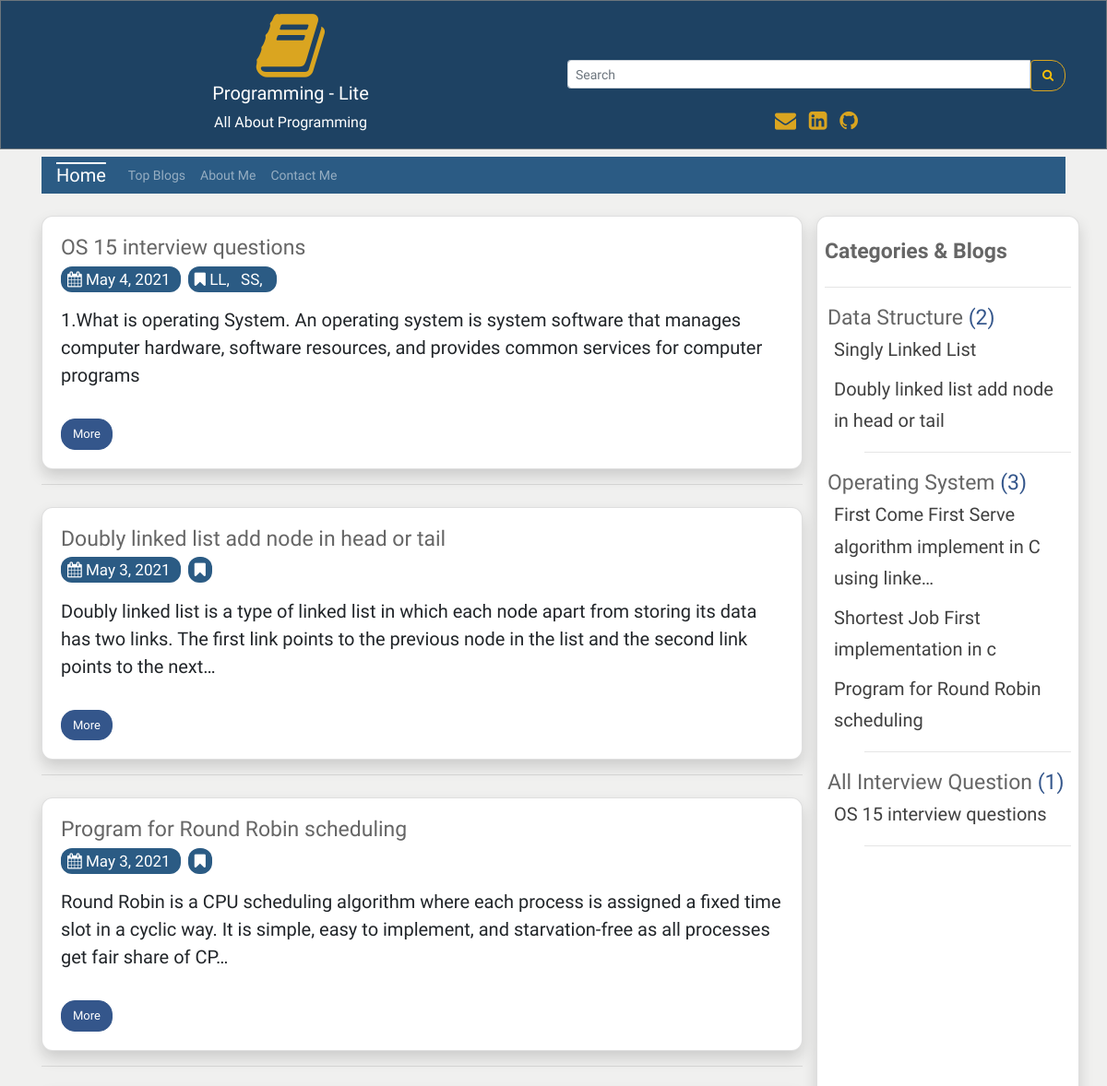
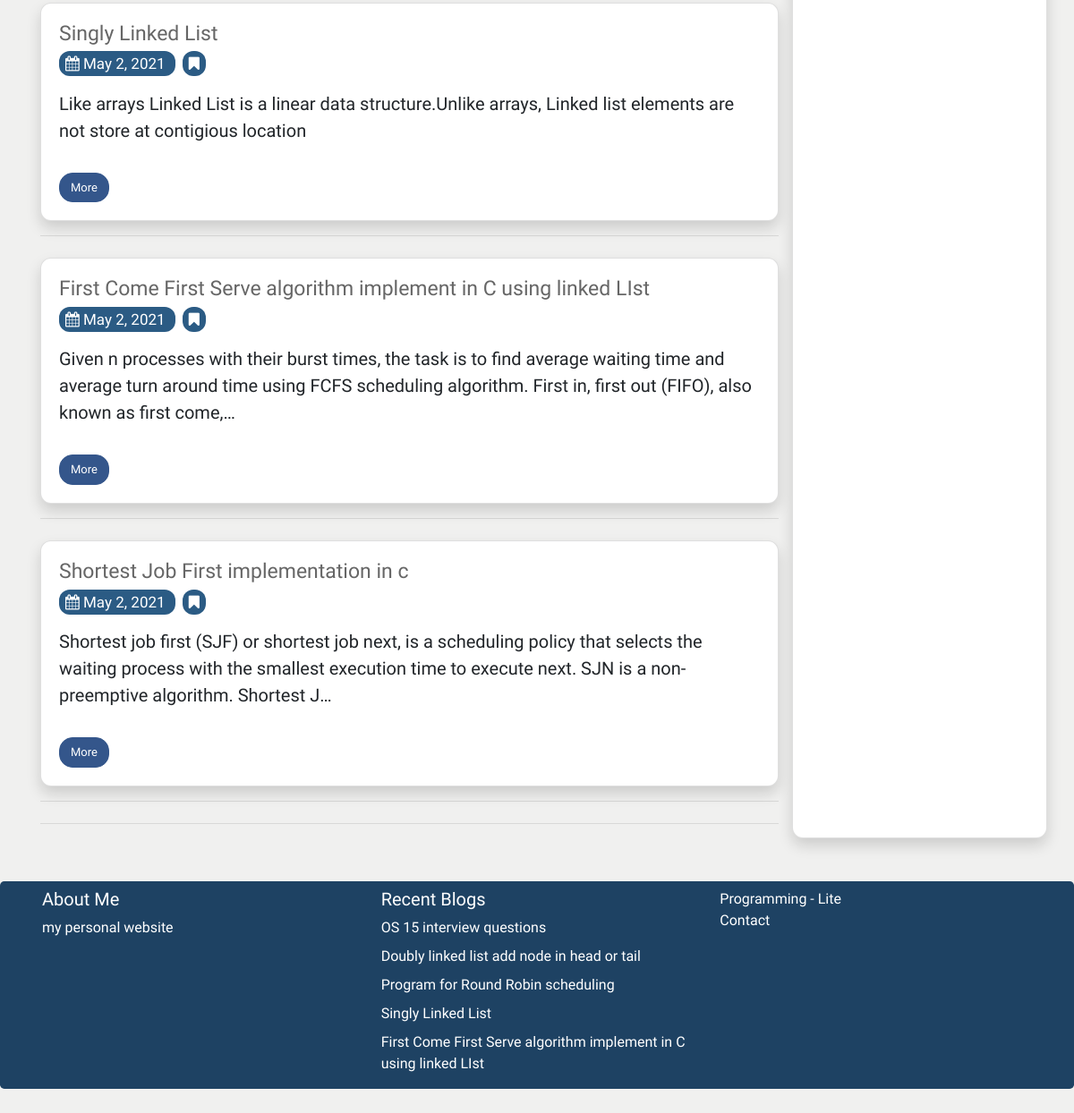
The page / on the database its author committed (2 pictures, top to bottom).
### user_panel_1/models.py (models this page shows, shortened)
class Blog(models.Model):
    cat_name = models.ForeignKey(Category, on_delete=models.CASCADE)
    blog_author = models.CharField(max_length=200)
    blog_priority = models.IntegerField(blank=True, null=True)
    blog_tags = TaggableManager()
    blog_title = models.CharField(max_length=200)
    blog_descriptions = models.CharField(max_length=600);
    blog_body = RichTextUploadingField(blank=True, null=True)
    blog_views = models.IntegerField(default=0)
    blog_updateDate = models.DateField()
    blog_date = models.DateField(auto_now_add=True, auto_now=False, blank=True)

class Category(models.Model):
    cat_name = models.CharField(max_length=300)
    cat_priority = models.IntegerField(blank=True, null=True);
    def __str__(self):
        return self.cat_name

### user_panel_1/views.py (the view)
# urls.py: path('', views.blog, name='blog'),
def blog(request):
    categorys = Blog.objects.all().select_related('cat_name')
    categorys = categorys.order_by('cat_name__cat_priority', 'cat_name', 'blog_priority') #sort all data
    blogs = Blog.objects.all().order_by('-blog_date')
    paginator = Paginator(blogs, 10)
    page = request.GET.get('page')
    blogs = paginator.get_page(page)
    recentBlog = Blog.objects.all().order_by('-blog_date')[0:5]
    flag = 0
    context = {
        'object_list': categorys,
        'blogs': blogs,
        'recentBlog': recentBlog,
        'flag': flag,
    }
    return render(request, 'blog.html', context)

### templates/blog.html (shortened to what this page needs)
{% extends 'base.html' %}
{% load static %}
{% block content %}
   {% for blogs in blogs %}
    <div class="card shadow mt-4 rounded">
    <div class="card-body">
         <h5 class="title">{{blogs.blog_title |truncatechars:100}}</h5>
         <div class="">
         <p  class="description"> <a href="{% url 'date' blogs.blog_date %}" class="mr-2 ur description activee"><i class="fa fa-calendar" aria-hidden="true"></i> {{ blogs.blog_date}} </a>
         <span class="activee text-white">
         <i class="fa fa-bookmark" aria-hidden="true"></i>
         {% for tag in blogs.blog_tags.all %}
         <a href="{% url 'tags' tag.slug %}" class="mr-2 ur description text-white">  {{ tag.name}}, </a>
         {% endfor %}
</span>
         </div>
         <div style="font-size: 20px;"> <p class="" >{{blogs.blog_descriptions |truncatechars:200}}</p></div>
         <a href="{% url 'more_page' blogs.id blogs.blog_title%}"   class="btn btn-info mt-3">More</a>
  </div>
    </div>
    <hr>
    {% endfor %}
  <hr>
{% endblock content %}

### templates/base.html (shortened to what this page needs)
{% load static %}
{% load humanize %}
<!DOCTYPE html>
<html lang="en">
<head>
  <link rel="stylesheet" href="https://maxcdn.bootstrapcdn.com/bootstrap/4.5.2/css/bootstrap.min.css">
  <link rel="stylesheet"
      href="//cdnjs.cloudflare.com/ajax/libs/highlight.js/10.7.2/styles/default.min.css">
    <link
      rel="stylesheet"
      href="https://cdnjs.cloudflare.com/ajax/libs/font-awesome/4.7.0/css/font-awesome.min.css"
    />
    <link
      rel="stylesheet"
      href="{% static 'css/style.css' %}"
    />
    <link href="https://cdn.jsdelivr.net/gh/gitbrent/bootstrap4-toggle@3.6.1/css/bootstrap4-toggle.min.css" rel="stylesheet">
</head>
<body style="background: hsl(84, 3%, 94%);">
<div class="jbc border border-secondary ">
 <div class="container mt-2 text-center">
 <div class="row">
     <div class="col-sm-6">
     <i class="fa fa-book logo" aria-hidden="true"></i><br>
 <h5 class="text-white">Programming - Lite</h5>
 <p class="text-white">All About Programming</p>
     </div>
     <div class="col-sm-6 mt-2">
        <form method="GET" action="{% url 'search' %}">
    <div class="input-group input-group-sm mt-5"  >
      <input type="text" class="form-control" placeholder="Search" name='search' required>
      <div class="input-group-btn">
        <button class="btn btn-outline-warning sb" type="submit"><i class="fa fa-search" aria-hidden="true"></i>
</button>
      </div>
    </div>
  </form>
       <div class="mt-3">
       <span class="text-style-two"><a href="mailto:aaziz9642@gmail.com" style="text-decoration: none; font-size:23px;" target="_blank" class="text-warning"><i class="fa fa-envelope pr-2" aria-hidden="true"></i> </a></span>
<span class="text-style-two"><a href="https://linkedin.com/in/azizur-rahman-720636165" style="text-decoration: none; font-size:23px;"  target="_blank" class="text-warning "><i class="fa fa-linkedin-square" aria-hidden="true"></i> </a></span>
<span class="text-style-two"><a href="https://github.com/ayanchyaziz123" style="text-decoration: none; font-size:23px;" target="_blank" class="text-warning"><i class="fa fa-github pl-2" aria-hidden="true"></i></a></span>
     </div>
     </div>
    </div>
</div>
 </div>
<div class="container">
    <nav class="navbar navbar-expand-lg navbar-dark bg-dark mt-2 pt-0 pb-0">
    {% url 'blog' as blog %}
  <a class="navbar-brand {% if request.path == blog %}active{% endif %}" href="{% url 'blog' %}">Home</a>
  <div
  class="collapse navbar-collapse" id="navbarsExampleDefault">
    <ul class="navbar-nav mr-auto">
    {% url 'topBlog' as topBlog%}
      <li class="nav-item {% if request.path == topBlog %}active{% endif %}">
        <a class="nav-link " href="{% url 'topBlog' %}">Top Blogs<span class="sr-only">(current)</span></a>
      </li>
      {% url 'about' as about %}
      <li class="nav-item {% if request.path == about %}active{% endif %}">
        <a class="nav-link " href="{% url 'about' %}">About Me<span class="sr-only">(current)</span></a>
      </li>
      {% url 'contact' as contact %}
      <li class="nav-item {% if request.path == contact %}active{% endif %}">
        <a class="nav-link" href="{% url 'contact' %}">Contact Me<span class="sr-only">(current)</span></a>
      </li>
    </ul>
  </div>
</nav>
<div class="row">
    <div class="col-sm-9">
    {% block content %}
    {% endblock content %}
    </div>
    <div class="col-sm-3 card shadow mt-4 rounded p-2">
     <h5 class="mt-3"><strong class="title">Categories & Blogs</strong></h5>
     <hr>
     {% regroup object_list by cat_name as cat_all %}
<ul>
{% for categories in cat_all %}
    <li style="list-style-type:none; margin-left:-37px;" class="title">{{ categories.grouper }} <span class="total-cat">({{ categories.list|length}}) </span>
    <ul style="list-style-type:none;">
        {% for blog in categories.list %}
          <li style="margin-left:-33px;"  class="ur {% if blog.id == more.id %}activee{% endif %}">
          <a href="{% url 'more_page' blog.id blog.blog_title%}" class="ur " style="font-size: 20px;">{{ blog.blog_title | truncatechars:60}}</li>
        {% endfor %}
        <hr>
    </ul>
    </li>
{% endfor %}
</ul>
    </div>
</div>
</div>
<div class="jumbotron mt-5 pb-0 pt-0 text-white" style="background:#1e4263;">
   <div class="container">
   <div class="row">
     <div class="col-sm-4">
     <h5 class="mt-2">About Me</h5>
     <a href="http://azizurrahmanayan.herokuapp.com/" target="_blank" class="text-white">my personal website</a>
     </div>
     <div class="col-sm-4">
      <p class="lead mt-2 mb-2">
        <h5 class="mt-2">Recent Blogs</h5>
        {% for recentBlogs in recentBlog %}
         <a href="{% url 'more_page' recentBlogs.id recentBlogs.blog_title%}"  class="text-white">{{recentBlogs.blog_title}}</a>
        <br>
        {% endfor %}
    </p>
     </div>
     <div class="col-sm-4">
      <p class="pt-2 pb-2"><a href="{% url 'blog' %}" class="text-white">Programming - Lite</a><br>
       <a href="{% url 'contact' %}" class="text-white">Contact</a></p>
     </div>
   </div>
</div>
</div>
</body>
</html>

### static/css/style.css (style rules this page uses)
:root { --bg-size: 100% 100%; --main_color: #fff; --title: 'Josefin Sans', sans-serif; --font-para: 'David Libre', serif; --btn-color: #bbe1fa; --btn-font-color: #000; --btn-font: 1.5rem; --eff: .3s all ease; }
* { font-family: var(--font-para); }
body { background: hsl(84, 3%, 94%) !important; }
.btn-info { background-color: #34568B !important; border-color: #34568B !important; }
.btn { outline: none !important; }
.bg-dark { background: #2b5b84 !important; }
.logo { font-size: 80px; color: #DAA520; }
li .nav-link { font-size: 14px !important; }
.btn { font-size: 13px !important; }
.description { color: #666666; font-size: 17px !important; }
.btn-outline-warning { border-color: #DAA520 !important; color: #DAA520 im !important; }
.title { color: #666; font-size: 23px !important; }
.btn-info { background-color: #2b5b84; border-color: #2b5b84; border-radius: 15px !important; }
.text-warning { color: #DAA520 !important; }
.ur { text-decoration: none !important; color: #404040; }
.rounded { border-radius: 12px !important; }
.activee { color: #fff !important; background: #2b5b84 !important; padding-left: 7px !important; padding-right: 7px !important; padding-bottom: 4px !important; padding-top: 4px !important; border-radius: 12px !important; }
.active { text-decoration: overline !important; text-decoration-color: #fff !important; text-decoration-thickness: 2px !important; }
.jbc { background-color: #1e4263 !important; }
.sb { border-top-right-radius: 15px !important; border-bottom-right-radius: 15px !important; }
.total-cat { color: #34568B !important; }

### rows shown on the page
Blog: blog_title "OS 15 interview questions", blog_date "May 4, 2021", blog_descriptions "1.What is operating System. An operating system is system software that manages computer hardware, software resources, and provides common services for computer programs"
Tag: name "LL"
Tag: name "SS"
Blog: blog_title "Doubly linked list add node in head or tail", blog_date "May 3, 2021", blog_descriptions "Doubly linked list is a type of linked list in which each node apart from storing its data has two links. The first link points to the previous node in the list and the second link points to the next…"
Blog: blog_title "Program for Round Robin scheduling", blog_date "May 3, 2021", blog_descriptions "Round Robin is a CPU scheduling algorithm where each process is assigned a fixed time slot in a cyclic way. It is simple, easy to implement, and starvation-free as all processes get fair share of CP…"
Blog: blog_title "Singly Linked List", blog_date "May 2, 2021", blog_descriptions "Like arrays Linked List is a linear data structure.Unlike arrays, Linked list elements are not store at contigious location"
Blog: blog_title "First Come First Serve algorithm implement in C using linked LIst", blog_date "May 2, 2021", blog_descriptions "Given n processes with their burst times, the task is to find average waiting time and average turn around time using FCFS scheduling algorithm. First in, first out (FIFO), also known as first come,…", blog_title "First Come First Serve algorithm implement in C using linke…"
Blog: blog_title "Shortest Job First implementation in c", blog_date "May 2, 2021", blog_descriptions "Shortest job first (SJF) or shortest job next, is a scheduling policy that selects the waiting process with the smallest execution time to execute next. SJN is a non-preemptive algorithm. Shortest J…"
Category: grouper "Data Structure", list|length "2"
Category: grouper "Operating System", list|length "3"
Category: grouper "All Interview Question", list|length "1"
